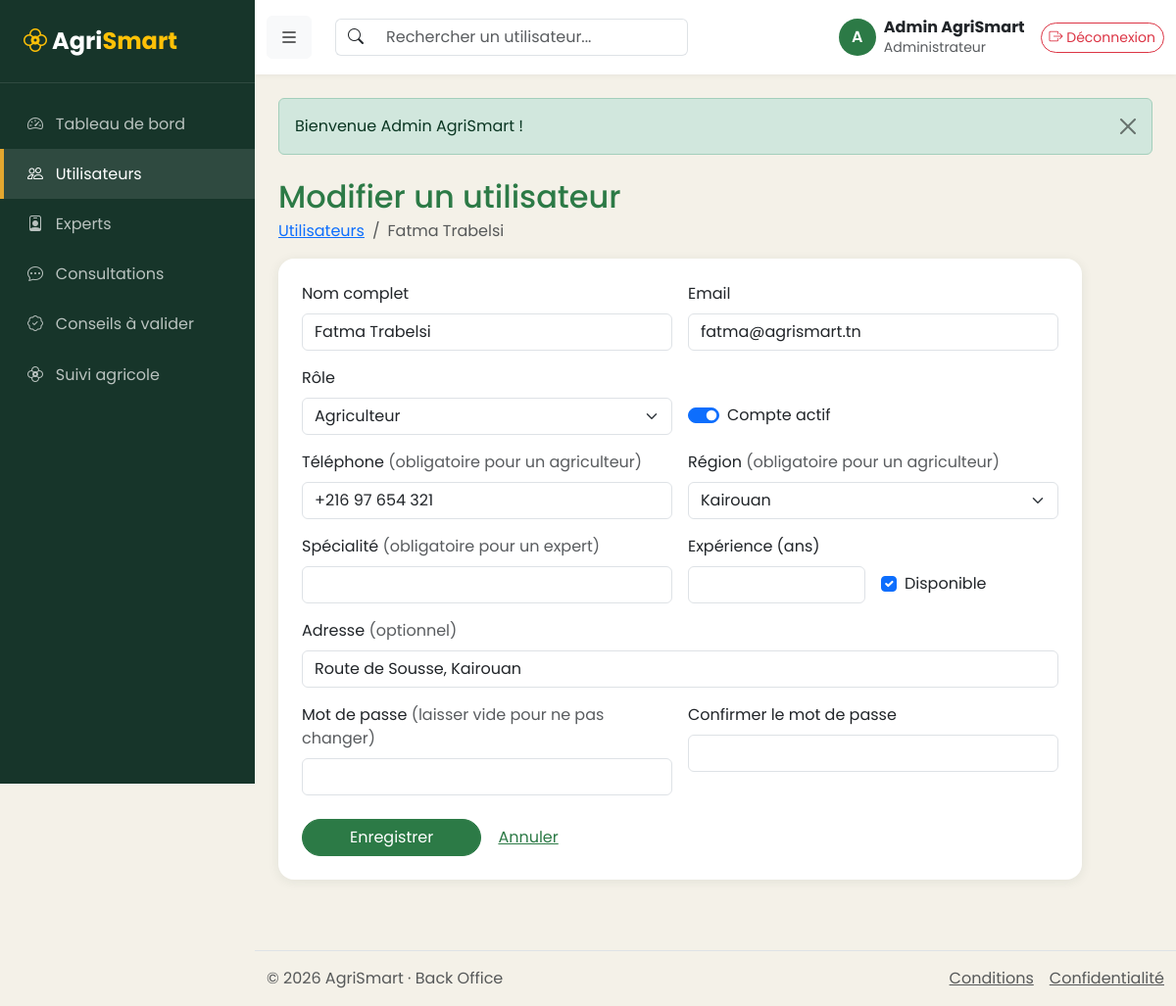
Screenshot of /backoffice/index.php?page=utilisateur-form&id=2 (signed in) with the database file from the repository.
### tables this page shows
CREATE TABLE utilisateur (
    id                 INT AUTO_INCREMENT PRIMARY KEY,
    nom                VARCHAR(100) NOT NULL,
    email              VARCHAR(150) NOT NULL UNIQUE,
    mot_de_passe       VARCHAR(255) NOT NULL,               
    role               ENUM('agriculteur','expert','administrateur') NOT NULL DEFAULT 'agriculteur',
    telephone          VARCHAR(20)  NOT NULL DEFAULT '',
    adresse            VARCHAR(255) NOT NULL DEFAULT '',
    region             VARCHAR(60)  NOT NULL DEFAULT '',
    niveau_acces       TINYINT      NOT NULL DEFAULT 1,     
    specialite         VARCHAR(100) NOT NULL DEFAULT '',    
    experience         INT          NOT NULL DEFAULT 0,     
    disponibilite      TINYINT(1)   NOT NULL DEFAULT 1,     
    actif              TINYINT(1)   NOT NULL DEFAULT 1,     
    derniere_connexion DATETIME NULL,
    created_at         TIMESTAMP DEFAULT CURRENT_TIMESTAMP,
    INDEX idx_role (role)
);

### backoffice/app/Views/pages/utilisateur-form.php (the view, shortened to what the rows shown need)
<?php
$editing = $target !== null;
$isAgri = $editing && $target instanceof Agriculteur;
$val = function (string $k, string $fromModel) use ($editing) {
    return $_POST[$k] ?? ($editing ? $fromModel : '');
};
$curRole = $_POST['role'] ?? ($editing ? $target->getRole() : Utilisateur::ROLE_AGRICULTEUR);
$curActif = $_SERVER['REQUEST_METHOD'] === 'POST' ? !empty($_POST['actif']) : ($editing ? $target->isActif() : true);
$isSelf = $editing && $target->getId() === $admin->getId();
?>
<section class="page-content">
    <h2 class="text-primary mb-1"><?= $editing ? 'Modifier un utilisateur' : 'Ajouter un utilisateur' ?></h2>
    <nav aria-label="breadcrumb"><ol class="breadcrumb">
        <li class="breadcrumb-item"><a href="<?= url('utilisateurs') ?>">Utilisateurs</a></li>
        <li class="breadcrumb-item active" aria-current="page"><?= $editing ? e($target->getNom()) : 'Nouveau' ?></li>
    </ol></nav>
    <div class="card p-4" style="max-width: 820px;">
        <form method="post" action="<?= url('utilisateur-form', $editing ? ['id' => $target->getId()] : []) ?>" novalidate data-validate>
            <div class="row g-3">
                <div class="col-md-6">
                    <label for="nom" class="form-label">Nom complet</label>
                    <input type="text" id="nom" name="nom" data-rules="required|min:3|max:100" value="<?= e($val('nom', $editing ? $target->getNom() : '')) ?>" class="form-control<?= isset($errors['nom']) ? ' is-invalid' : '' ?>">
                </div>
                <div class="col-md-6">
                    <label for="email" class="form-label">Email</label>
                    <input type="email" id="email" name="email" data-rules="required|email" value="<?= e($val('email', $editing ? $target->getEmail() : '')) ?>" class="form-control<?= isset($errors['email']) ? ' is-invalid' : '' ?>">
                </div>
                <div class="col-md-6">
                    <label for="role" class="form-label">Rôle</label>
                    <select id="role" name="role" data-rules="required" class="form-select<?= isset($errors['role']) ? ' is-invalid' : '' ?>"<?= $isSelf ? ' disabled' : '' ?>>
                        <?php foreach (Utilisateur::ROLES as $r): ?>
                            <option value="<?= e($r) ?>"<?= $curRole === $r ? ' selected' : '' ?>><?= e(ucfirst($r)) ?></option>
                        <?php endforeach; ?>
                    </select>
                </div>
                <div class="col-md-6 d-flex align-items-end">
                    <div class="form-check form-switch mb-2">
                        <input class="form-check-input" type="checkbox" role="switch" id="actif" name="actif" value="1"<?= $curActif ? ' checked' : '' ?><?= $isSelf ? ' disabled' : '' ?>>
                        <label class="form-check-label" for="actif">Compte actif</label>
                    </div>
                </div>
                <div class="col-md-6">
                    <label for="telephone" class="form-label">Téléphone <span class="text-muted">(obligatoire pour un agriculteur)</span></label>
                    <input type="text" id="telephone" name="telephone" data-rules="reqif:#role=agriculteur|phone" value="<?= e($val('telephone', $isAgri ? $target->getTelephone() : '')) ?>" class="form-control<?= isset($errors['telephone']) ? ' is-invalid' : '' ?>">
                </div>
                <div class="col-12">
                    <label for="adresse" class="form-label">Adresse <span class="text-muted">(optionnel)</span></label>
                    <input type="text" id="adresse" name="adresse" data-rules="max:255" value="<?= e($val('adresse', $isAgri ? $target->getAdresse() : '')) ?>" class="form-control<?= isset($errors['adresse']) ? ' is-invalid' : '' ?>">
                </div>
            </div>
        </form>
    </div>
</section>

### backoffice/app/Views/partials/header.php (shortened to what the rows shown need)
<header class="header">
    <div class="container-fluid">
        <div class="d-flex align-items-center justify-content-between py-3">
            <div class="d-flex align-items-center gap-3">
                <a href="<?= url('profil') ?>" class="d-flex align-items-center text-decoration-none text-dark">
                    <span class="avatar me-2"><?= e(mb_strtoupper(mb_substr($admin ? $admin->getNom() : 'A', 0, 1))) ?></span>
                    <div class="lh-sm d-none d-sm-block"><strong><?= e($admin ? $admin->getNom() : 'Admin') ?></strong><br><small class="text-muted">Administrateur</small></div>
                </a>
            </div>
        </div>
    </div>
</header>

### rows the page displays
utilisateur: nom "A", nom "Admin AgriSmart"
utilisateur: nom "Fatma Trabelsi", email "fatma@agrismart.tn", role "Agriculteur", actif "☑", telephone "+216 97 654 321", adresse "Route de Sousse, Kairouan"

### other values shown
$item['label'] "Tableau de bord"
$item['label'] "Utilisateurs"
$item['label'] "Experts"
$item['label'] "Consultations"
$item['label'] "Conseils à valider"
$item['label'] "Suivi agricole"
$flashMsg['msg'] "Bienvenue Admin AgriSmart !"
form field region "Kairouan"
